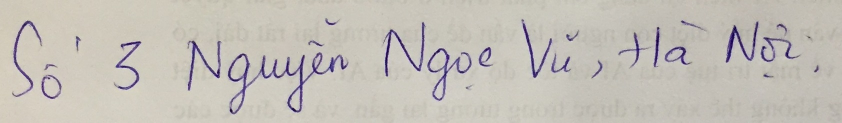
#> input picture Data/DataSamples 1/1.jpg, 1684 x 245 px, found by its file name (shown at 1/2 size)
$ python preprocess.py
#> lines starting #> are read from the running program, lines starting #| are printed output that depends on the picture; after the words box and inside, x2 and y2 are one past the last pixel; in counts of white or black regions, pixels touching at a corner belong together
#> in preprocess_image, image is the input picture: shape (245, 1684, 3); mean B, G, R 183.7, 191, 195.7
import cv2
import numpy as np
import os

# Chuyển ảnh sang mức xám
def grayscale(image):
    return cv2.cvtColor(image, cv2.COLOR_BGR2GRAY)
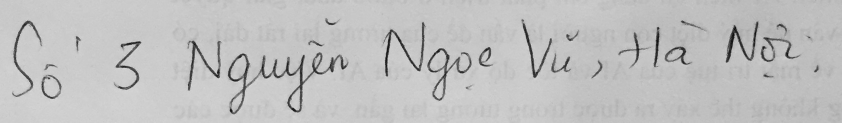
#> returned value: shape (245, 1684) (shown at 1/2 size); min 9, max 226, mean 191.5

# Nhị phân hóa ảnh
def binarize(image):
    _, binary_image = cv2.threshold(image, 127, 255, cv2.THRESH_BINARY_INV)
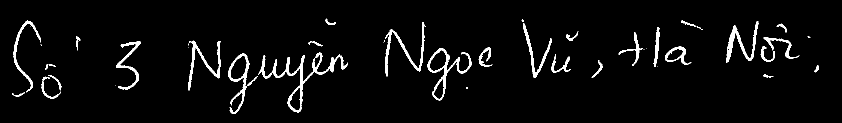
#> binary_image: shape (245, 1684) (shown at 1/2 size); 3.9% white; 46 white regions (15 under 20 px), largest, box (x1, y1, x2, y2) and area: (516, 105, 696, 225) 2552, (854, 97, 943, 202) 1430, (770, 44, 851, 153) 1307
    return binary_image

# Chiếu lược đồ sáng dọc
def vertical_projection(binary_image):
    return np.sum(binary_image, axis=0)

# Phân chia ký tự theo lược đồ sáng
def find_character_boundaries(vertical_projection, threshold):
    boundaries = []
    in_character = False
    start = 0

    for i, total in enumerate(vertical_projection):
        if not in_character and total > threshold:
            in_character = True
            start = i
        elif in_character and total <= threshold:
            in_character = False
            boundaries.append((start, i - 1))

    if in_character:
        boundaries.append((start, len(vertical_projection) - 1))

    return boundaries

# Lưu các ký tự tách rời
def save_characters(image, boundaries, output_dir):
    if not os.path.exists(output_dir):
        os.makedirs(output_dir)

    for i, (start, end) in enumerate(boundaries):
        character = image[:, start:end + 1]
        if character.shape[1] > 0:  # Ensure there is a non-zero width
            character_resized = cv2.resize(character, (28, 28), interpolation=cv2.INTER_AREA)
            cv2.imwrite(os.path.join(output_dir, f'character_{i}.png'), character_resized)

# Tiền xử lý ảnh
def preprocess_image(image_path, output_dir):
    image = cv2.imread(image_path)
    gray_image = grayscale(image)
    binary_image = binarize(gray_image)
    vertical_profile = vertical_projection(binary_image)
#> vertical_profile = 1684 values, max 24225 at index 601, min 0 at index 0, mean 2424.8

    threshold_mean = np.mean(vertical_profile) / 2
#> threshold_mean = 1212.4
    threshold_otsu, _ = cv2.threshold(vertical_profile.astype(np.uint8), 0, 255, cv2.THRESH_BINARY + cv2.THRESH_OTSU)
#> threshold_otsu = 0
    threshold = max(threshold_mean, threshold_otsu)
#> threshold = 1212.4

    boundaries = find_character_boundaries(vertical_profile, threshold)
#> the loop in find_character_boundaries, `for i, total in enumerate(vertical_projection):` made 1684 passes
#> (total, in_character) on pass 28: (3315, True)
#> in_character on passes 83, 84, 123, 153, 160, 234: False, True, False, True, False, True
#> after the loop in find_character_boundaries, `for i, total in enumerate(vertical_projection):`: boundaries = 49 pairs, first value 27 to 1630, second value 81 to 1636; in_character = False; start = 1630
    save_characters(binary_image, boundaries, output_dir)
#> the loop in save_characters, `for i, (start, end) in enumerate(boundaries):` made 49 passes
#> (start, end) on passes 1 to 12: (27, 81), (83, 121), (152, 158), (233, 280), (376, 440), (456, 500), (502, 502), (508, 508), (519, 519), (521, 530), (534, 534), (536, 541)
#> pass 1, in save_characters, `character = image[:, start:end + 1]`:
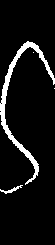
#> character: shape (245, 55); 7.5% white; 4 white regions (2 under 20 px), largest, box (x1, y1, x2, y2) and area: (0, 41, 55, 185) 943, (0, 185, 23, 194) 60
#> pass 1, in save_characters, `character_resized = cv2.resize(character, (28, 28), interpolation=cv2...`:
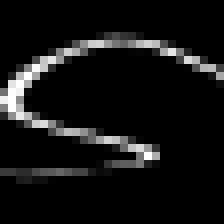
#> character_resized: shape (28, 28) (shown 8 times larger); min 0, max 255, mean 19
#> pass 2, in save_characters, `character = image[:, start:end + 1]`:
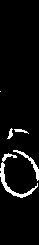
#> character: shape (245, 39); 5% white; 5 white regions (1 under 20 px), largest, box (x1, y1, x2, y2) and area: (0, 153, 38, 198) 277, (13, 150, 39, 181) 128, (14, 129, 29, 134) 35, (7, 128, 13, 139) 34
#> pass 2, in save_characters, `character_resized = cv2.resize(character, (28, 28), interpolation=cv2...`:
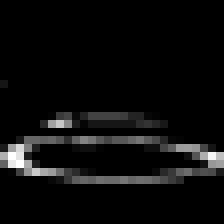
#> character_resized: shape (28, 28) (shown 8 times larger); min 0, max 255, mean 12.7

if __name__ == "__main__":
    root_path = os.getcwd()
    input_image_path = os.path.join(root_path, "data", "raw", "DataSamples1", "1.jpg")
    output_directory = os.path.join(root_path, "data", "processed", "DataSamples1")

    try:
        preprocess_image(input_image_path, output_directory)
        print("Tiền xử lý ảnh thành công!")
    except Exception as e:
        print(f"Có lỗi xảy ra: {e}")
